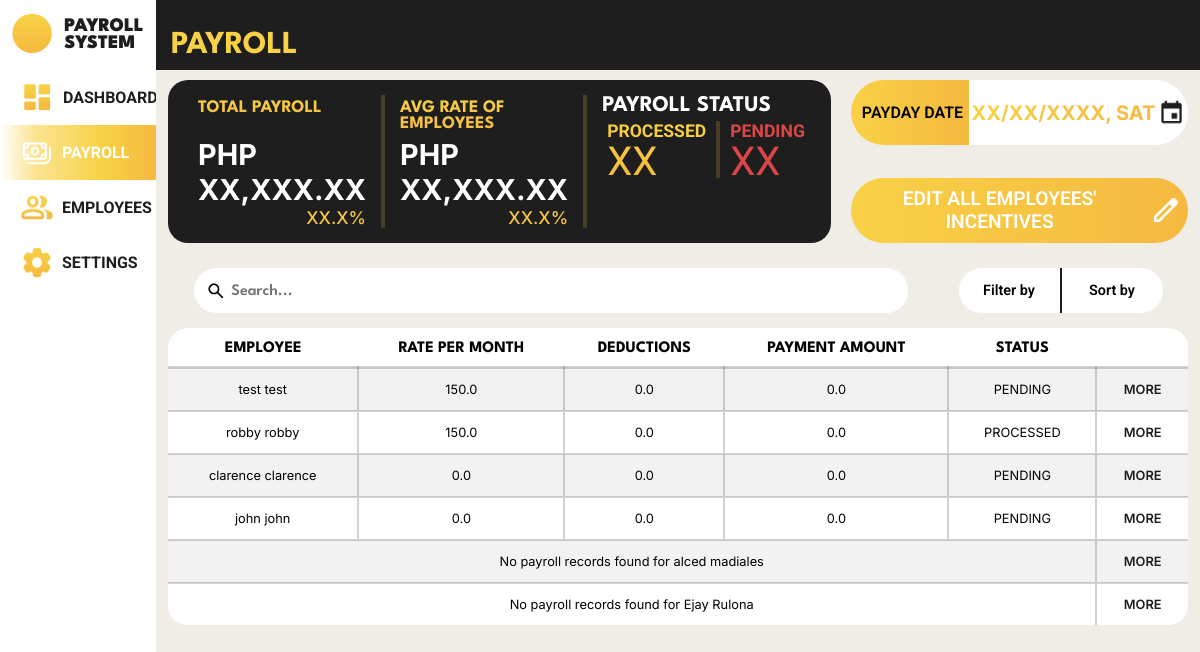
The app's page /payroll_system/payrolls/ (signed in), older data.
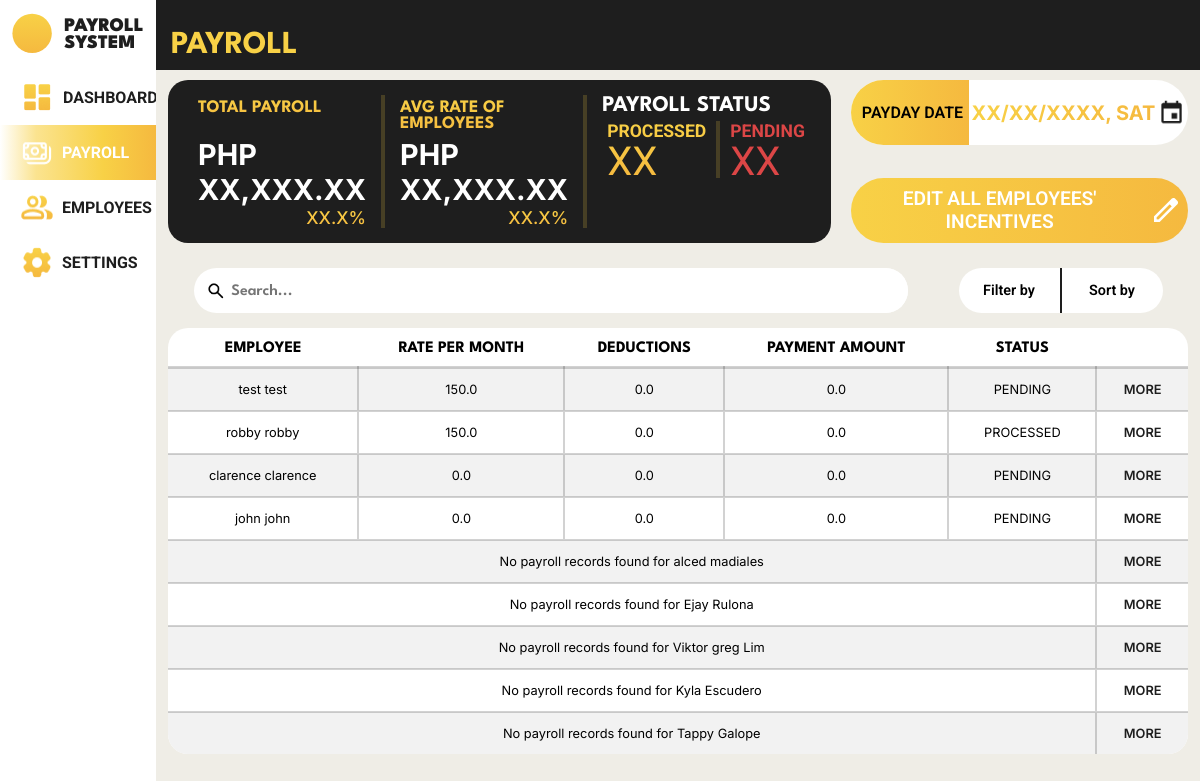
The same page, newer data.
### payroll_system/models.py (models this page shows, shortened)
class Employee(models.Model):
    class Gender(models.TextChoices):
        MALE = 'Male', _('Male')
        FEMALE = 'Female', _('Female')
        OTHERS = 'Others', _('Others')
    class HighestEducation(models.TextChoices):
        GRADESCHOOL = 'Grade School', _('Grade School')
        HIGHSCHOOL = 'High School', _('High School')
        BACHELORS_DEGREE = 'Bachelor\'s Degree', _('Bachelor\'s Degree')
        VOCATIONAL_EDUCATION = 'Vocational Education', _('Vocational Education')
        MASTERS_DEGREE = 'Master\'s Degree', _('Master\'s Degree')
    class EmployeeStatus(models.TextChoices):
        FULLTIME = 'Full Time', _('Full Time')
        PARTTIME = 'Part Time', _('Part Time')
    class ActiveStatus(models.TextChoices):
        ACTIVE = 'Active', _('Active')
        INACTIVE = 'Inactive', _('Inactive')
    employee_id = models.AutoField(primary_key=True)
    first_name = models.CharField(max_length=100, null=False)
    last_name = models.CharField(max_length=100, null=False)
    gender = models.CharField(max_length=6, choices=Gender.choices, null=False)
    date_of_birth = models.DateField(null=True)
    contact_number = models.CharField(max_length=15, null=True)
    emergency_contact = models.CharField(max_length=15, null=True)
    barangay = models.CharField(max_length=100, null=True)
    postal_address = models.IntegerField(null=True)
    highest_education = models.CharField(max_length=20, choices=HighestEducation.choices, null=True)
    work_experience = models.CharField(max_length=2083, null=True)
    date_of_employment = models.DateField(default=timezone.now)
    days_worked = models.IntegerField(default=0, null=False)
    employee_status = models.CharField(max_length=9, choices=EmployeeStatus.choices, null=True)
    active_status = models.CharField(max_length=8, choices=ActiveStatus.choices, default=ActiveStatus.ACTIVE)
    absences = models.IntegerField(default=0, null=False)
    employee_image = models.ImageField(null=True, blank=True, upload_to='images/')

class Payroll(models.Model):
    class PayrollStatus(models.TextChoices):
        PENDING = 'PENDING', _('Pending')
        PROCESSED = 'PROCESSED', _('Processed')
    payroll_id = models.AutoField(primary_key=True)
    rate = models.FloatField(default=0, null=False)
    incentives = models.FloatField(default=0, null=False)
    payroll_status = models.CharField(max_length=9, choices=PayrollStatus.choices, default=PayrollStatus.PENDING, null=True, blank=True)
    deductions = models.FloatField(default=0, null=False)
    salary = models.FloatField(default=0, null=False)
    cash_advance = models.FloatField(default=0, null=False)
    under_time = models.FloatField(default=0, null=False)
    payment_date = models.DateField(null=False)
    employee_id_fk = models.ForeignKey(Employee, on_delete=models.CASCADE, related_name='payrolls')
    attendance_id_fk = models.ForeignKey(Attendance, null=True, blank=True, on_delete=models.CASCADE)

### payroll_system/views.py (the view)
# urls.py: path('payrolls/', views.payrolls, name='payrolls'),
@login_required
def payrolls(request):
    employees = Employee.objects.prefetch_related('payrolls').all()
    context = {
        'employees': employees
    }
    return render(request, 'payroll_system/payroll.html', context)

### payroll_system/templates/payroll_system/payroll.html (shortened to what this page needs)
{% load static %}
<!DOCTYPE html>
<html lang="en">
<head>
    <link rel="stylesheet" href="{% static 'css/template.css' %}">
    <link rel="stylesheet" href="{% static 'css/payroll.css' %}">
</head>
<body>
    <div class="body">
        <nav>
            <div class="logo">
                <div class="logo-group">
                    <div class="logo-picture">
                    </div>
                    <div class="logo-name">
                        <p>PAYROLL</p>
                        <p>SYSTEM</p>
                    </div>
                </div>
            </div>
            <div class="menu">
                <ul>
                    <li class="menu-dashboard">
                        <a href="{% url 'payroll_system:dashboard' %}">
                            <img src="{% static 'images/dashboard_icon.png' %}" alt="">
                            <div class="link">DASHBOARD</div>
                        </a>
                    </li>
                    <li class="menu-payroll" id="focused">
                        <a href="{% url 'payroll_system:payrolls' %}">
                            <img src="{% static 'images/payroll_icon_focused.png' %}" alt="">
                            <div class="link">PAYROLL</div>
                        </a>
                    </li>
                    <li class="menu-employees">
                        <a href="{% url 'payroll_system:employees' %}">
                            <img src="{% static 'images/employee_icon.png' %}" alt="">
                            <div class="link">EMPLOYEES</div>
                        </a>
                    </li>
                    <li class="menu-settings">
                        <a href="{% url 'payroll_system:settings' %}">
                            <img src="{% static 'images/settings_icon.png' %}" alt="">
                            <div class="link">SETTINGS</div>
                        </a>
                    </li>
                </ul>
            </div>
        </nav>
        <header>
            <h1>PAYROLL</h1>
        </header>
        <div class="system_content">
            <div class="container">
                <div class="top">
                    <div class="content_1">
                        <div class="statistics">
                            <div class="total_payroll">
                                <div class="title"><h1>TOTAL PAYROLL</h1></div>
                                <div class="content">
                                    <p class="amount">PHP XX,XXX.XX</p>
                                    <p class="percentage">XX.X%</p>
                                </div>
                            </div>
                            <div class="avg_rate">
                                <div class="title">
                                    <h1>AVG RATE OF EMPLOYEES</h1>
                                </div>
                                <div class="content">
                                    <p class="amount">PHP XX,XXX.XX</p>
                                    <p class="percentage">XX.X%</p>
                                </div>
                            </div>
                            <div class="payroll_status">
                                <div class="title">
                                    <h1>PAYROLL STATUS</h1>
                                </div>
                                <div class="content">
                                    <div class="processed">
                                        <h1>PROCESSED</h1>
                                        <p>XX</p>
                                    </div>
                                    <div class="pending">
                                        <h1>PENDING</h1>
                                        <p>XX</p>
                                    </div>
                                </div>
                            </div>
                        </div>
                    </div>
                    <div class="content_2">
                        <div class="payday">
                            <div class="payday_title">
                                <p>PAYDAY DATE</p>
                            </div>
                            <div class="payday_date">
                                <p>XX/XX/XXXX, SAT</p>
                                <button onclick=""></button>
                            </div>
                        </div>
                        <div class="incentives">
                            <button class="edit_incentives" onclick="">
                                <p>EDIT ALL EMPLOYEES' INCENTIVES</p>
                                <img src="{% static 'images/edit_icon.png' %}" alt="">
                            </button>
                        </div>
                    </div>
                </div>
                <div class="search_filter">
                    <div class="search">
                        <form class="form" method="post">
                            <button type="submit"><img src="{% static 'images/search_icon.png' %}" alt=""></button>
                            <input type="text" placeholder="Search...">
                        </form>
                    </div>
                    <div class="filter_sort">
                        <div class="filter">
                            Filter by
                        </div>
                        <div class="sort">
                            Sort by
                        </div>
                    </div>
                </div>
                <div class="table">
                    <table>
                        <tr>
                            <th>EMPLOYEE</th>
                            <th>RATE PER MONTH</th>
                            <th>DEDUCTIONS</th>
                            <th>PAYMENT AMOUNT</th>
                            <th>STATUS</th>
                            <th></th>
                        </tr>
                        {% for employee in employees %}
                            {% for payroll in employee.payrolls.all %}
                            <tr>
                                <td>{{ employee.first_name }} {{ employee.first_name }}</td>
                                <td>{{ payroll.rate }}</td>
                                <td>{{ payroll.deductions }}</td>
                                <td>{{ payroll.salary }}</td>
                                <td>{{ payroll.payroll_status }}</td>
                                <td><a href="{% url 'payroll_system:payroll_individual' employee.employee_id %}">MORE</a></td>
                            </tr>
                            {% empty %}
                            <tr>
                                <td colspan="5">No payroll records found for {{ employee.first_name }} {{ employee.last_name }}</td>
                                <td><a href="{% url 'payroll_system:payroll_individual' employee.employee_id %}">MORE</a></td>
                            </tr>
                            {% endfor %}
                        {% endfor %}
                    </table>
                </div>
            </div>
        </div>
    </div>
</body>
</html>

### static/css/template.css (style rules this page uses)
html, body { margin: 0; height: 100%; width: 100%; background-color: #EFEDE6; }
.body { height: 100%; width: 100%; display: grid; grid-template-areas: 'nav head head' 'nav main main' 'nav main main'; grid-template-columns: 13% auto auto; grid-template-rows: 70px auto auto; background-color: #EFEDE6; }
nav { height: 100%; width: 13%; position: fixed; top: 0; left: 0; grid-area: nav; z-index: 10; background-color: white; }
nav .logo { height: 70px; display: flex; justify-content: center; align-items: center; }
nav .logo .logo-group { display: flex; overflow: hidden; }
nav .logo .logo-group .logo-name { margin: 5px 0 5px 12px; }
nav .logo .logo-group .logo-name p { margin: 0; text-align: left; color: #1e1e1e; font-family: 'League Spartan'; font-size: 120%; font-weight: 900; }
nav .menu { height: fit-content; }
nav .menu ul { list-style-type: none; margin: 0; padding: 0; }
nav .menu ul .menu-dashboard, nav .menu ul .menu-payroll, nav .menu ul .menu-employees, nav .menu ul .menu-settings { margin: 0; padding: 10px 20px; overflow: hidden; }
nav .menu ul .menu-dashboard a, nav .menu ul .menu-payroll a, nav .menu ul .menu-employees a, nav .menu ul .menu-settings a { text-decoration: none; display: flex; }
nav .menu ul .menu-dashboard a .link, nav .menu ul .menu-payroll a .link, nav .menu ul .menu-employees a .link, nav .menu ul .menu-settings a .link { margin: 8px; text-decoration: none; text-align: left; color: #1e1e1e; font-family: 'Roboto'; font-size: 100%; font-weight: 700; }
#focused { background: linear-gradient(89.98deg, rgba(248, 209, 70, 0), rgba(248, 209, 70, 0.6) 23%, #f8d146 66%, #f5b93f); }
#focused .link { color: #fff; }
header { grid-area: head; z-index: 9; background-color: #1e1e1e; color: #f8d146; font-family: 'League Spartan'; display: flex; justify-content: start; align-items: end; }
header h1 { margin: 10px 15px; font-size: 2rem; }
.system_content { grid-area: main; z-index: 8; background: none; }

Row changes from the older to the newer data that the page shows:
added Employee: first_name "Viktor greg", last_name "Lim"
added Employee: first_name "Kyla", last_name "Escudero"
added Employee: first_name "Tappy", last_name "Galope"
